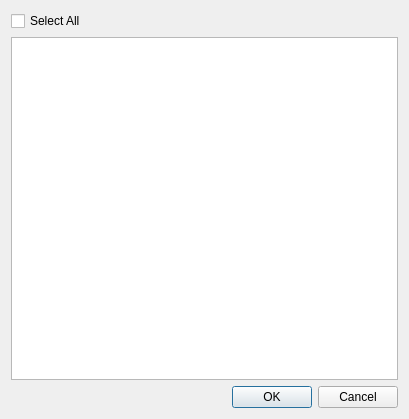
<?xml version="1.0" encoding="UTF-8"?>
<ui version="4.0">
 <class>ChooseUlGamesDialog</class>
 <widget class="QDialog" name="ChooseUlGamesDialog">
  <property name="geometry">
   <rect>
    <x>0</x>
    <y>0</y>
    <width>409</width>
    <height>419</height>
   </rect>
  </property>
  <property name="windowTitle">
   <string>Choose Games</string>
  </property>
  <layout class="QVBoxLayout" name="verticalLayout">
   <item>
    <widget class="QCheckBox" name="mp_checkbox_select_all">
     <property name="text">
      <string>Select All</string>
     </property>
    </widget>
   </item>
   <item>
    <widget class="QListWidget" name="mp_list_games"/>
   </item>
   <item>
    <widget class="QDialogButtonBox" name="mp_button_box">
     <property name="orientation">
      <enum>Qt::Horizontal</enum>
     </property>
     <property name="standardButtons">
      <set>QDialogButtonBox::Cancel|QDialogButtonBox::Ok</set>
     </property>
    </widget>
   </item>
  </layout>
 </widget>
 <resources/>
 <connections>
  <connection>
   <sender>mp_button_box</sender>
   <signal>accepted()</signal>
   <receiver>ChooseUlGamesDialog</receiver>
   <slot>accept()</slot>
   <hints>
    <hint type="sourcelabel">
     <x>248</x>
     <y>254</y>
    </hint>
    <hint type="destinationlabel">
     <x>157</x>
     <y>274</y>
    </hint>
   </hints>
  </connection>
  <connection>
   <sender>mp_button_box</sender>
   <signal>rejected()</signal>
   <receiver>ChooseUlGamesDialog</receiver>
   <slot>reject()</slot>
   <hints>
    <hint type="sourcelabel">
     <x>316</x>
     <y>260</y>
    </hint>
    <hint type="destinationlabel">
     <x>286</x>
     <y>274</y>
    </hint>
   </hints>
  </connection>
 </connections>
</ui>
